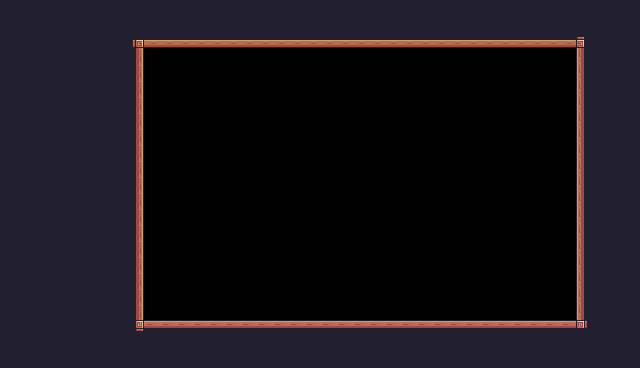

A 2D game scene composited from a Tiled map and its tileset images. What follows is a short description and the map's XML, with every tile layer's data as written:
An orthogonal 40x23 tile map with 16x16 px tiles, 1 tile layer (Background) and 12 objects (4x Fruit, Saw, Dumpster, Player, Text).

<map version="1.10" tiledversion="1.10.2" orientation="orthogonal" renderorder="right-down" width="40" height="23" tilewidth="16" tileheight="16" infinite="0" nextlayerid="5" nextobjectid="55">
 <tileset firstgid="1" source="Pixel Adventure.tsx" />
 <layer id="1" name="Background" width="40" height="23">
  <properties>
   <property name="BackgroundColor" value="Blue" />
  </properties>
  <data encoding="csv">
24,24,24,24,24,24,24,24,24,24,24,24,24,24,24,24,24,24,24,24,24,24,24,24,24,24,24,24,24,24,24,24,24,24,24,24,24,24,24,24,
24,24,24,24,24,24,24,24,24,24,24,24,24,24,24,24,24,24,24,24,24,24,24,24,24,24,24,24,24,24,24,24,24,24,24,24,24,24,24,24,
24,24,24,24,24,24,24,24,92,134,134,134,134,134,134,134,134,134,134,134,134,134,134,134,134,134,134,134,134,134,134,134,134,134,134,134,93,24,24,24,
24,24,24,24,24,24,24,24,113,0,0,0,0,0,0,0,0,0,0,0,0,0,0,0,0,0,0,0,0,0,0,0,0,0,0,0,111,24,24,24,
24,24,24,24,24,24,24,24,113,0,0,0,0,0,0,0,0,0,0,0,0,0,0,0,0,0,0,0,0,0,0,0,0,0,0,0,111,24,24,24,
24,24,24,24,24,24,24,24,113,0,0,0,0,0,0,0,0,0,0,0,0,0,0,0,0,0,0,0,0,0,0,0,0,0,0,0,111,24,24,24,
24,24,24,24,24,24,24,24,113,0,0,0,0,0,0,0,0,0,0,0,0,0,0,0,0,0,0,0,0,0,0,0,0,0,0,0,111,24,24,24,
24,24,24,24,24,24,24,24,113,0,0,0,0,0,0,0,0,0,0,0,0,0,0,0,0,0,0,0,0,0,0,0,0,0,0,0,111,24,24,24,
24,24,24,24,24,24,24,24,113,0,0,0,0,0,0,0,0,0,0,0,0,0,0,0,0,0,0,0,0,0,0,0,0,0,0,0,111,24,24,24,
24,24,24,24,24,24,24,24,113,0,0,0,0,0,0,0,0,0,0,0,0,0,0,0,0,0,0,0,0,0,0,0,0,0,0,0,111,24,24,24,
24,24,24,24,24,24,24,24,113,0,0,0,0,0,0,0,0,0,0,0,0,0,0,0,0,0,0,0,0,0,0,0,0,0,0,0,111,24,24,24,
24,24,24,24,24,24,24,24,113,0,0,0,0,0,0,0,0,0,0,0,0,0,0,0,0,0,0,0,0,0,0,0,0,0,0,0,111,24,24,24,
24,24,24,24,24,24,24,24,113,0,0,0,0,0,0,0,0,0,0,0,0,0,0,0,0,0,0,0,0,0,0,0,0,0,0,0,111,24,24,24,
24,24,24,24,24,24,24,24,113,0,0,0,0,0,0,0,0,0,0,0,0,0,0,0,0,0,0,0,0,0,0,0,0,0,0,0,111,24,24,24,
24,24,24,24,24,24,24,24,113,0,0,0,0,0,0,0,0,0,0,0,0,0,0,0,0,0,0,0,0,0,0,0,0,0,0,0,111,24,24,24,
24,24,24,24,24,24,24,24,113,0,0,0,0,0,0,0,0,0,0,0,0,0,0,0,0,0,0,0,0,0,0,0,0,0,0,0,111,24,24,24,
24,24,24,24,24,24,24,24,113,0,0,0,0,0,0,0,0,0,0,0,0,0,0,0,0,0,0,0,0,0,0,0,0,0,0,0,111,24,24,24,
24,24,24,24,24,24,24,24,113,0,0,0,0,0,0,0,0,0,0,0,0,0,0,0,0,0,0,0,0,0,0,0,0,0,0,0,111,24,24,24,
24,24,24,24,24,24,24,24,113,0,0,0,0,0,0,0,0,0,0,0,0,0,0,0,0,0,0,0,0,0,0,0,0,0,0,0,111,24,24,24,
24,24,24,24,24,24,24,24,113,0,0,0,0,0,0,0,0,0,0,0,0,0,0,0,0,0,0,0,0,0,0,0,0,0,0,0,111,24,24,24,
24,24,24,24,24,24,24,24,114,90,90,90,90,90,90,90,90,90,90,90,90,90,90,90,90,90,90,90,90,90,90,90,90,90,90,90,115,24,24,24,
24,24,24,24,24,24,24,24,24,24,24,24,24,24,24,24,24,24,24,24,24,24,24,24,24,24,24,24,24,24,24,24,24,24,24,24,24,24,24,24,
24,24,24,24,24,24,24,24,24,24,24,24,24,24,24,24,24,24,24,24,24,24,24,24,24,24,24,24,24,24,24,24,24,24,24,24,24,24,24,24
</data>
 </layer>
 <objectgroup id="3" name="Collisions">
  <object id="11" x="112" y="16" width="32" height="336" />
  <object id="12" x="128" y="320.667" width="464" height="31.333" />
  <object id="14" x="576" y="16" width="32" height="336" />
  <object id="15" x="134" y="16" width="454" height="31" />
 </objectgroup>
 <objectgroup id="2" name="Spawnpoints">
  <object id="46" type="Saw" x="336" y="288" width="32" height="32">
   <properties>
    <property name="isVertical" type="bool" value="true" />
    <property name="offNeg" type="float" value="6" />
    <property name="offPos" type="float" value="0" />
   </properties>
  </object>
  <object id="47" name="SodaCup" type="Fruit" x="400" y="288" width="32" height="32" />
  <object id="48" name="SodaCup" type="Fruit" x="464" y="288" width="32" height="32" />
  <object id="50" name="TrashBag" type="Fruit" x="272" y="288" width="32" height="32" />
  <object id="51" name="TrashBag" type="Fruit" x="528" y="288" width="32" height="32" />
  <object id="52" name="Dumpster" type="Dumpster" x="160" y="288" width="32" height="32" />
  <object id="53" name="Player" type="Player" x="224" y="288" width="31.6667" height="31.3333" />
  <object id="54" type="Text" x="288" y="144" width="112" height="17">
   <properties>
    <property name="texts" value="Watch out!" />
   </properties>
   <text wrap="1" />
  </object>
 </objectgroup>
</map>
